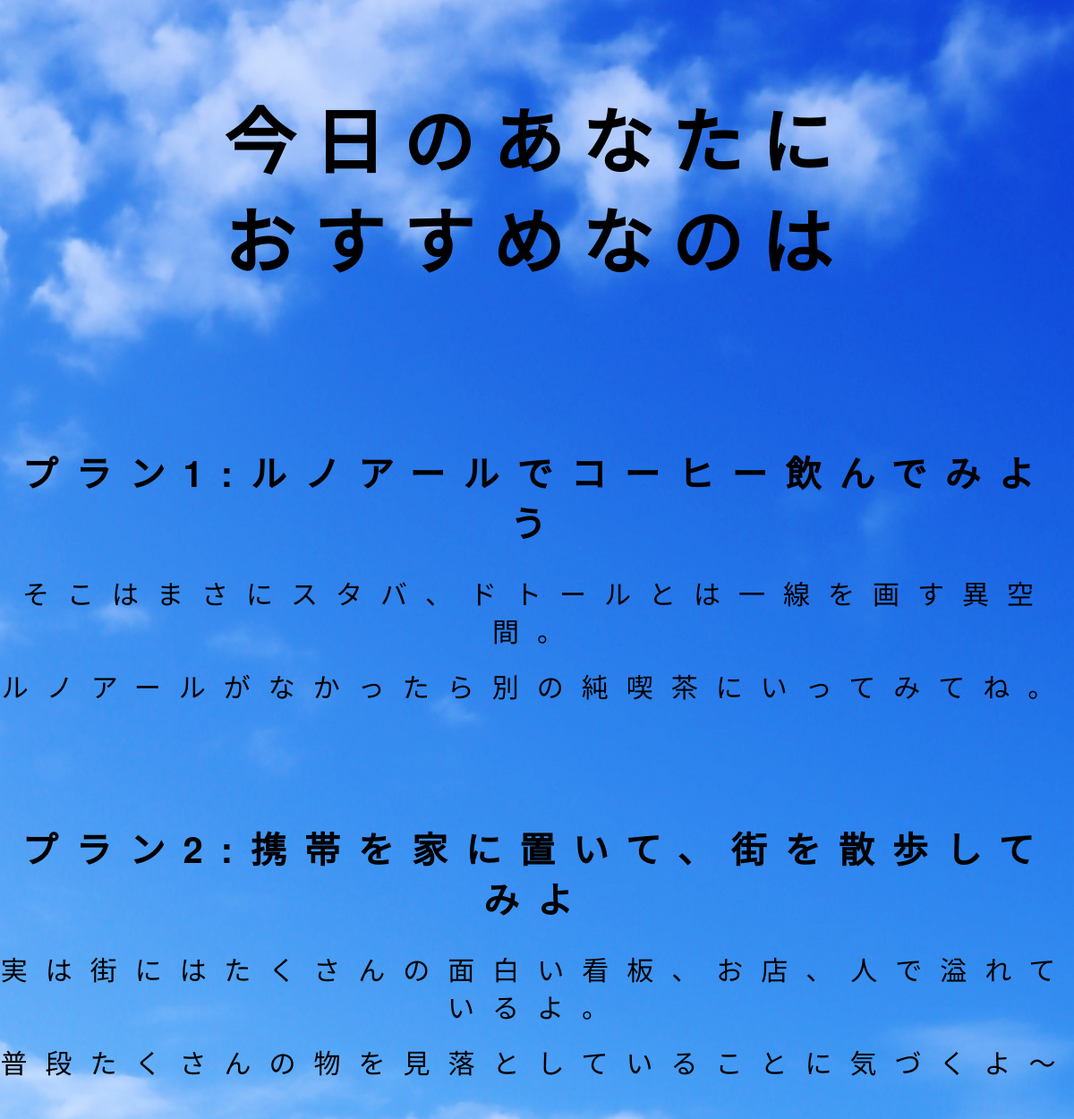
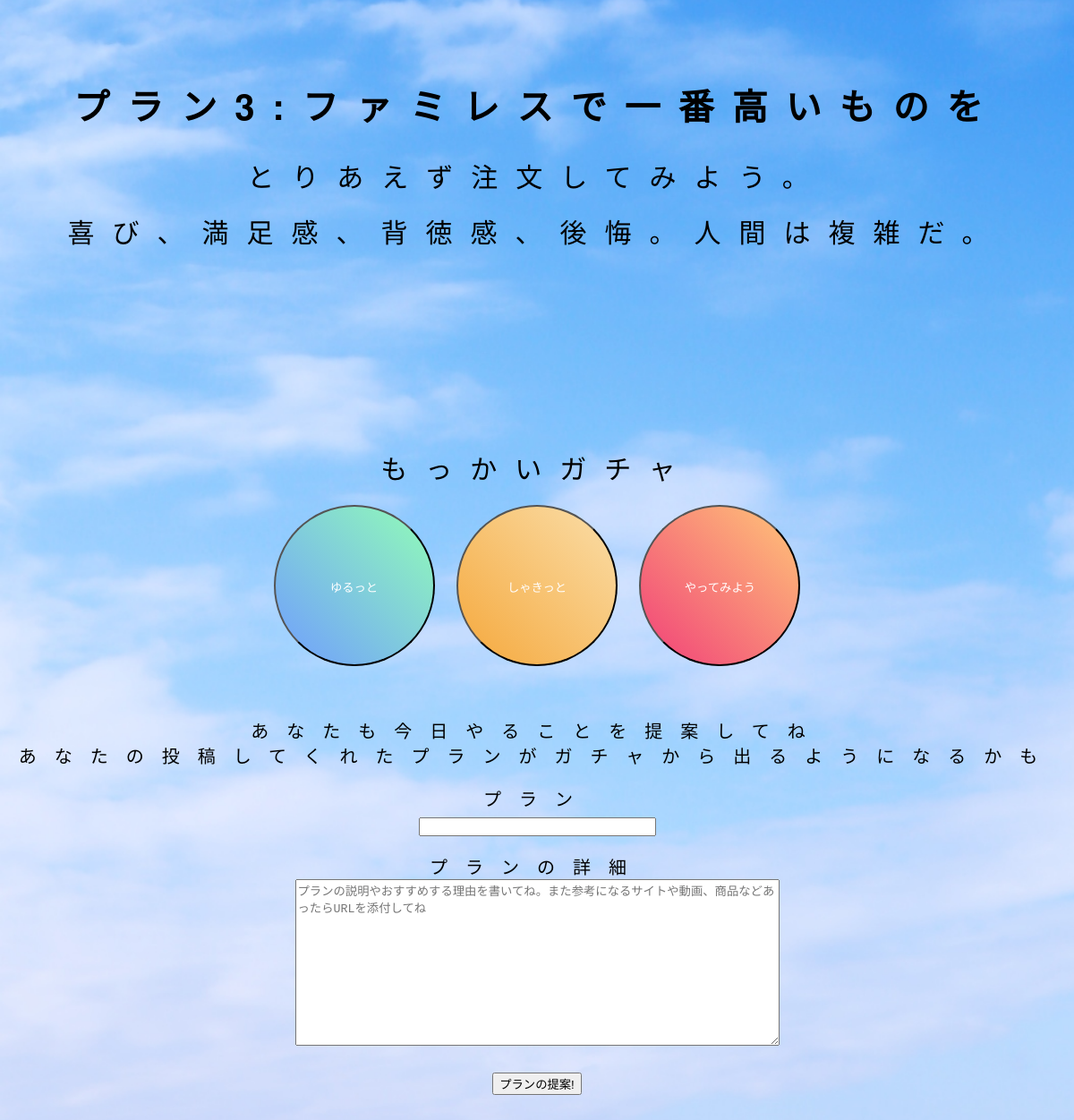
Screenshot of /relux with the database file from the repository (2 pictures, top to bottom).
### tables this page shows
CREATE TABLE "plan_yurutto" (
	"id"	INTEGER,
	"plan_name"	TEXT NOT NULL,
	"plan_details"	TEXT NOT NULL,
	"plan_details2"	TEXT,
	"url"	TEXT,
	PRIMARY KEY("id" AUTOINCREMENT)
);

### app.py (the view)
@app.route("/relux")
def dbtest():
  conn = sqlite3.connect('todogacha.db')
  c = conn.cursor()
  c.execute("select plan_name,plan_details,plan_details2,url from plan_yurutto ORDER BY random() LIMIT 3")
  user_info = c.fetchall()
  c.close()
  return render_template("result.html", user_info = user_info,)

### templates/result.html (shortened to what this page needs)
<!DOCTYPE html>
<html lang="ja">
<head>
    <link rel="stylesheet" href="../static/css/style_sp.css" media="screen and (max-width:767px)">
    <link rel="stylesheet" href="../static/css/style_pc.css" media="screen and (min-width:768px)">
</head>
<body>
    <div class= "result-head">
        <h1>今日のあなたに<br>おすすめなのは</h1>
    </div>
    <div class = "result-wrapper">
        <div class = "result">
            <h2>プラン1:{{user_info[0][0]}}</h2>
            <p>{{user_info[0][1]}}</p>
            <p>{{user_info[0][2]}}</p>
            <p>{{user_info[0][3]}}</p>
        </div>
        <div class = "result">
            <h2>プラン2:{{user_info[1][0]}}</h2>
            <p>{{user_info[1][1]}}</p>
            <p>{{user_info[1][2]}}</p>
            <p>{{user_info[1][3]}}</p>
        </div>
        <div class = "result">
            <h2>プラン3:{{user_info[2][0]}}</h2>
            <p>{{user_info[2][1]}}</p>
            <p>{{user_info[2][2]}}</p>
            <p>{{user_info[2][3]}}</p>
        </div>
    </div>
    <div class = "twitter">
    </div>
    <div class = "re-try">
        <p>もっかいガチャ</p>
        <input type="button" class="btn-circle-fishy-blue" onClick="location.href='/relux'" value="ゆるっと">
        <input type="button" class="btn-circle-fishy-yellow" onClick="location.href='/fine'" value="しゃきっと">
        <input type="button" class="btn-circle-fishy-pink" onClick="location.href='/try'" value="やってみよう">
    </div>
    <div class="suggestion">
        <p> あなたも今日やることを提案してね<br>あなたの投稿してくれたプランがガチャから出るようになるかも</p>
        <form action="/suggestion" method="POST">
            <p>プラン<br>
            <input type="text" size="30px" name="plan_name" id="plan_form"></p>
            <p>プランの詳細<br>
            <textarea name="plan_detail" cols="65" rows="12" placeholder="プランの説明やおすすめする理由を書いてね。また参考になるサイトや動画、商品などあったらURLを添付してね"></textarea></p>
            <p><input type="submit" name="save" value="プランの提案!" class="btn-gradient-radius"></p>
        </form>
    </div>
</body>
</html>

### static/css/style_sp.css (style rules this page uses)
html { overflow-y: scroll; }
body, h1, h2, h3, h4, h5, p, ul, ol, li, dl, dt, dd { margin: 0px; padding: 0px; }
body { background: #fff; text-align: center; font-size: 16px; line-height: 1.4; min-width: 100%; -webkit-text-size-adjust: 100%; background-image: url("../img2/sky.jpg"); background-size: cover; font-family: "Noto sans Japanise","ヒラギノ角ゴ pro w3","Hiragino Gothic Pro","ヒラギノ角ゴ ProN w3","hiragino kaku Gothic ProN","遊ゴシック",YuGOthic,"メイリオ","Meiryo","HGPｺﾞｼｯｸM","Osaka","ＭＳ Ｐゴシック",sans-serif,Century Goghic,Arial; ; }
body { font-family: "Helvetica Neue", Arial, "Hiragino Kaku Gothic ProN", "Hiragino Sans", Meiryo, sans-serif; }
.btn-circle-fishy-blue { display: inline-block; text-decoration: none; color: #FFF; width: 80px; height: 80px; line-height: 80px; border-radius: 50%; text-align: center; overflow: hidden; background-image: linear-gradient(45deg, #709dff 0%, #91fdb7 100%); transition: .4s; font-size: 8px; }
.btn-circle-fishy-yellow { display: inline-block; text-decoration: none; color: #FFF; width: 80px; height: 80px; line-height: 80px; border-radius: 50%; text-align: center; overflow: hidden; background-image: linear-gradient(45deg,#f5a83c 0%, #fadea9 100%); transition: .4s; font-size: 8px; }
.btn-circle-fishy-pink { display: inline-block; text-decoration: none; color: #FFF; width: 80px; height: 80px; line-height: 80px; border-radius: 50%; text-align: center; overflow: hidden; background-image: linear-gradient(45deg,#F13F79 0%,#FFC778 100%); transition: .4s; font-size: 8px; }
.result-head { margin: 50px auto; }
.result-head h1 { font-size: 30px; }
.result-wrapper { margin: 0 auto 30px auto; }
.result-wrapper .result h2 { font-size: 18px; padding-bottom: 18px; }
.result-wrapper .result p { font-size: 14px; padding-bottom: 14px; }
.re-try { margin: 20px 0; }
.suggestion p { margin-bottom: 20px; }

### static/css/style_pc.css (style rules this page uses)
html { overflow-y: scroll; }
body, h1, h2, h3, h4, h5, p, ul, ol, li, dl, dt, dd { margin: 0px; padding: 0px; }
body { letter-spacing: 20px; text-align: center; font-size: 16px; line-height: 1.4; min-width: 100%; -webkit-text-size-adjust: 100%; background-image: url("../img2/sky.jpg"); background-size: cover; margin: 0 auto; }
body { font-family: "Noto sans Japanise","ヒラギノ角ゴ pro w3","Hiragino Gothic Pro","ヒラギノ角ゴ ProN w3","hiragino kaku Gothic ProN","遊ゴシック",YuGOthic,"メイリオ","Meiryo","HGPｺﾞｼｯｸM","Osaka","ＭＳ Ｐゴシック",sans-serif,Century Goghic,Arial; ; }
body { font-family: "Helvetica Neue", Arial, "Hiragino Kaku Gothic ProN", "Hiragino Sans", Meiryo, sans-serif; }
.btn-circle-fishy-blue { color: #FFF; width: 180px; height: 180px; line-height: 180px; border-radius: 50%; background-image: linear-gradient(45deg, #709dff 0%, #91fdb7 100%); transition: .4s; }
.btn-circle-fishy-yellow { display: inline-block; text-decoration: none; color: #FFF; width: 180px; height: 180px; line-height: 180px; border-radius: 50%; background-image: linear-gradient(45deg,#f5a83c 0%, #fadea9 100%); transition: .4s; }
.btn-circle-fishy-pink { display: inline-block; text-decoration: none; color: #FFF; width: 180px; height: 180px; line-height: 180px; border-radius: 50%; background-image: linear-gradient(45deg,#F13F79 0%,#FFC778 100%); transition: .4s; }
.result-head { margin: 0 auto; height: 200px; padding: 100px 0 200px 0; }
.result-head h1 { font-size: 80px; }
.result-wrapper { margin: 0 auto; }
.result { padding-bottom: 50px; }
.result h2 { font-size: 40px; margin-bottom: 30px; }
.result p { font-size: 30px; margin-bottom: 20px; }
.twitter { padding: 20px 0; }
.re-try { height: 250px; margin: 50px auto; }
.re-try p { font-size: 30px; margin-bottom: 20px; }
.suggestion { margin: 50px auto; }
.suggestion p { font-size: 20px; margin-bottom: 20px; }

### rows the page displays
plan_yurutto: plan_name "ルノアールでコーヒー飲んでみよう", plan_details "そこはまさにスタバ、ドトールとは一線を画す異空間。", plan_details2 "ルノアールがなかったら別の純喫茶にいってみてね。"
plan_yurutto: plan_name "携帯を家に置いて、街を散歩してみよ", plan_details "実は街にはたくさんの面白い看板、お店、人で溢れているよ。", plan_details2 "普段たくさんの物を見落としていることに気づくよ～"
plan_yurutto: plan_name "ファミレスで一番高いものを", plan_details "とりあえず注文してみよう。", plan_details2 "喜び、満足感、背徳感、後悔。人間は複雑だ。"
